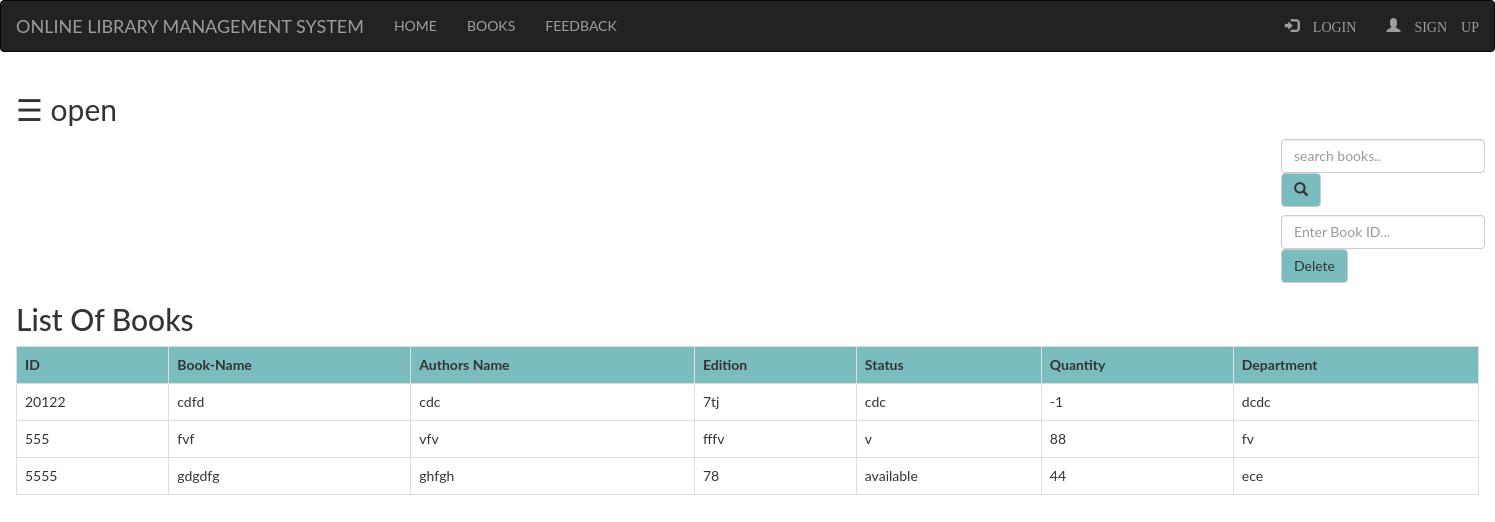
The app's page /library/admin/books.php with its own data.
### tables this page shows
CREATE TABLE `books` (
  `bid` int(100) NOT NULL,
  `name` varchar(100) NOT NULL,
  `authors` varchar(100) NOT NULL,
  `edition` varchar(100) NOT NULL,
  `status` varchar(100) NOT NULL,
  `quantity` int(100) NOT NULL,
  `department` varchar(100) NOT NULL
);

### library/admin/books.php (the view, shortened to what this page needs)
<?php
include "connection.php";
include "navbar.php";
?>
<!DOCTYPE html>
<html>
<head>
</head>
<body>
	<div id="main">
		<span style="font-size:30px;cursor:pointer" onclick="openNav()">&#9776; open</span>
		<div class="srch">
			<form class="navbar-form" method="post" name="form1">
				<input class="form-control" type="text" name="search" placeholder="search books.." required="">
				<button style="background-color: #6db6b9e6;" type="submit" name="submit" class="btn btn-default">
					<span class="glyphicon glyphicon-search"></span>
				</button>
			</form>
			<form class="navbar-form" method="post" name="form1">
				<input class="form-control" type="text" name="bid" placeholder="Enter Book ID..." required="">
				<button style="background-color: #6db6b9e6;" type="submit" name="submit1" class="btn btn-default">Delete
				</button>
			</form>
		</div>
		<h2>List Of Books</h2>
		<?php
		if (isset($_POST['submit'])) {
			$q = mysqli_query($db, "SELECT * from books where `name` like '$_POST[search]' ");
			if (mysqli_num_rows($q) == 0) {
				echo "Sorry! No book found. Try searching again...";
			} else {
				echo "<table class='table table-bordered table-hover' >";
				echo "<tr style='background-color: #6db6b9e6;'>";
				echo "<th>";
				echo "ID";
				echo "</th>";
				echo "<th>";
				echo "Book-Name";
				echo "</th>";
				echo "<th>";
				echo "Authors Name";
				echo "</th>";
				echo "<th>";
				echo "Edition";
				echo "</th>";
				echo "<th>";
				echo "Status";
				echo "</th>";
				echo "<th>";
				echo "Quantity";
				echo "</th>";
				echo "<th>";
				echo "Department";
				echo "</th>";
				echo "</tr>";
				while ($row = mysqli_fetch_assoc($q)) {
					echo "<tr>";
					echo "<td>";
					echo $row['bid'];
					echo "</td>";
					echo "<td>";
					echo $row['name'];
					echo "</td>";
					echo "<td>";
					echo $row['authors'];
					echo "</td>";
					echo "<td>";
					echo $row['edition'];
					echo "</td>";
					echo "<td>";
					echo $row['status'];
					echo "</td>";
					echo "<td>";
					echo $row['quantity'];
					echo "</td>";
					echo "<td>";
					echo $row['department'];
					echo "</td>";
					echo "</tr>";
				}
				echo "</table>";
			}
		} else {
			$res = mysqli_query($db, "SELECT * FROM `books` ORDER BY `books`.`name` ASC;");
			echo "<table class='table table-bordered table-hover' >";
			echo "<tr style='background-color: #6db6b9e6;'>";
			echo "<th>";
			echo "ID";
			echo "</th>";
			echo "<th>";
			echo "Book-Name";
			echo "</th>";
			echo "<th>";
			echo "Authors Name";
			echo "</th>";
			echo "<th>";
			echo "Edition";
			echo "</th>";
			echo "<th>";
			echo "Status";
			echo "</th>";
			echo "<th>";
			echo "Quantity";
			echo "</th>";
			echo "<th>";
			echo "Department";
			echo "</th>";
			echo "</tr>";
			while ($row = mysqli_fetch_assoc($res)) {
				echo "<tr>";
				echo "<td>";
				echo $row['bid'];
				echo "</td>";
				echo "<td>";
				echo $row['name'];
				echo "</td>";
				echo "<td>";
				echo $row['authors'];
				echo "</td>";
				echo "<td>";
				echo $row['edition'];
				echo "</td>";
				echo "<td>";
				echo $row['status'];
				echo "</td>";
				echo "<td>";
				echo $row['quantity'];
				echo "</td>";
				echo "<td>";
				echo $row['department'];
				echo "</td>";
				echo "</tr>";
			}
			echo "</table>";
		}
				?>
	</div>
</body>
</html>

### library/admin/books.php (style rules this page uses)
.srch { padding-left: 1250px; }
body { font-family: "Lato", sans-serif; transition: background-color .5s; }
#main { transition: margin-left .5s; padding: 16px; }

### records on screen
books: bid "20122", name "cdfd", authors "cdc", edition "7tj", status "cdc", quantity "-1", department "dcdc"
books: bid "555", name "fvf", authors "vfv", edition "fffv", status "v", quantity "88", department "fv"
books: bid "5555", name "gdgdfg", authors "ghfgh", edition "78", status "available", quantity "44", department "ece"
